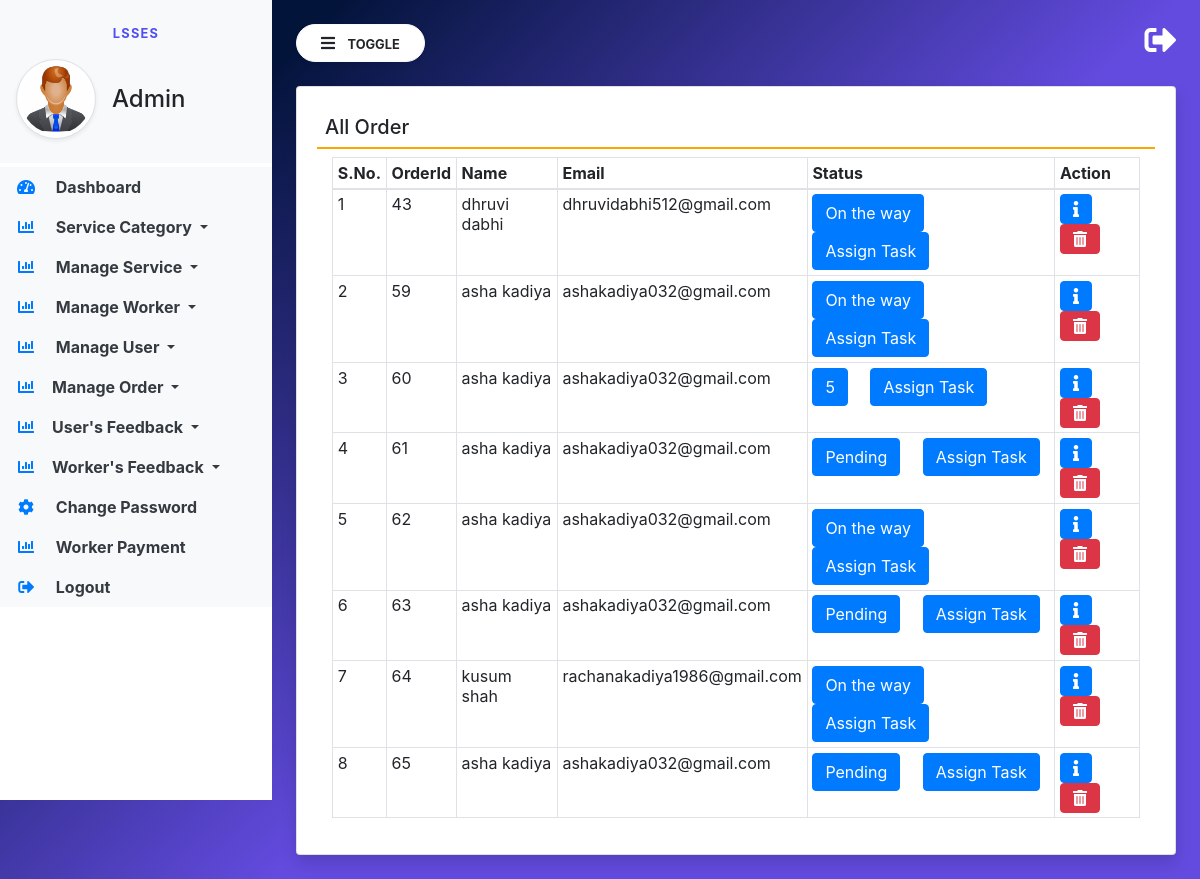
The app's page /manage-order/ with its own data.
### LocalApp/models.py (models this page shows, shortened)
class Booking(models.Model):
    user = models.ForeignKey(User, on_delete=models.CASCADE, null=True, blank=True)
    product = models.TextField(default={'objects': []}, null=True, blank=True)
    total = models.CharField(max_length=100, null=True, blank=True)
    status = models.IntegerField(choices=ORDERSTATUS, default=1)
    created = models.DateTimeField(auto_now_add=True)
    updated = models.DateTimeField(auto_now=True)

### LocalApp/views.py (the view)
# urls.py: path('manage-order/', manage_order, name="manage_order"),
def manage_order(request):
    action = request.GET.get('action', 0)
    order = Booking.objects.filter(status=int(action))
    order_status = ORDERSTATUS[int(action)-1][1]
    if int(action) == 0:
        order = Booking.objects.filter()
        order_status = 'All'
    return render(request, 'manage_order.html', locals())

### LocalApp/models.py (called while the page is built)
    def __str__(self):
        return self.name

### LocalApp/templatetags/custom_tags.py (called while the page is built)
@register.filter()
def get_product(productli):
    try:
        productli = productli.replace("'", '"')
        myli = json.loads(str(productli))['objects'][0]
        print(myli)
        pro_li = []
        for i, j in myli.items():
            pro_li.append(int(i))
        product = Service.objects.filter(id__in=pro_li)
        print(product)
        return product
    except:
        return None

### LocalApp/templates/manage_order.html (shortened to what this page needs)
{% extends 'admin_base.html' %}
{% block main %}
{% load custom_tags %}
<div class="card shadow">
    <div class="card-body">
        <h5 class="p-2" style="border-bottom: 2px solid orange;">{{order_status}} Order</h5>
        <div class="container-fluid">
            <table class="table table-bordered table-sm" id="example">
                <thead>
                <tr>
                    <th>S.No.</th>
                    <th>OrderId</th>
                    <th>Name</th>
                    <th>Email</th>
                    <th>Status</th>
                    <th>Action</th>
                </tr>
                </thead>
                <tbody>
                {% for i in order %}
                <tr>
                    <td>{{forloop.counter}}</td>
                    <td>{{i.id}}</td>
                    <td>{{i.user.first_name}} {{i.user.last_name}}</td>
                    <td>{{i.user.username}}</td>
                    <td>
                      <a href="/admin-order-track/{{i.id}}/" class="btn btn-primary" title="Track Status">{{i.get_status_display}}</a>
                      <a href="{% url 'assign_task'%}"  class="btn btn-primary">Assign Task</a>
                    </td>
                    <td>
                        <button type="button" class="btn btn-primary" data-toggle="modal" data-target="#exampleModal-{{forloop.counter}}">
                          <i class="fas fa-info"></i>
                        </button>
                        <a href="/delete-order/{{i.id}}/?action={{request.GET.action}}" class="btn btn-danger"
                           onclick="return confirm('Are You Sure?')">
                            <i class="fas fa-trash-alt"></i>
                        </a>
                    </td>
                </tr>
                {% endfor %}
                </tbody>
            </table>
        </div>
    </div>
</div>
{% endblock %}

### LocalApp/static/css/sidebar.css (style rules this page uses)
body { background-image : linear-gradient(135.9deg,rgb(3, 20, 59) 16.4%,rgb(99, 75, 223) 56.1%); min-height:100vh; }

### records on screen
Booking: id "43", user.first_name "dhruvi", user.last_name "dabhi", user.username "dhruvidabhi512@gmail.com", status "On the way"
Booking: id "59", user.first_name "asha", user.last_name "kadiya", user.username "ashakadiya032@gmail.com", status "On the way"
Booking: id "60", user.first_name "asha", user.last_name "kadiya", user.username "ashakadiya032@gmail.com", status "5"
Booking: id "61", user.first_name "asha", user.last_name "kadiya", user.username "ashakadiya032@gmail.com", status "Pending"
Booking: id "62", user.first_name "asha", user.last_name "kadiya", user.username "ashakadiya032@gmail.com", status "On the way"
Booking: id "63", user.first_name "asha", user.last_name "kadiya", user.username "ashakadiya032@gmail.com", status "Pending"
Booking: id "64", user.first_name "kusum", user.last_name "shah", user.username "rachanakadiya1986@gmail.com", status "On the way"
Booking: id "65", user.first_name "asha", user.last_name "kadiya", user.username "ashakadiya032@gmail.com", status "Pending"

### other values on screen
{{ order_status }} "All"
